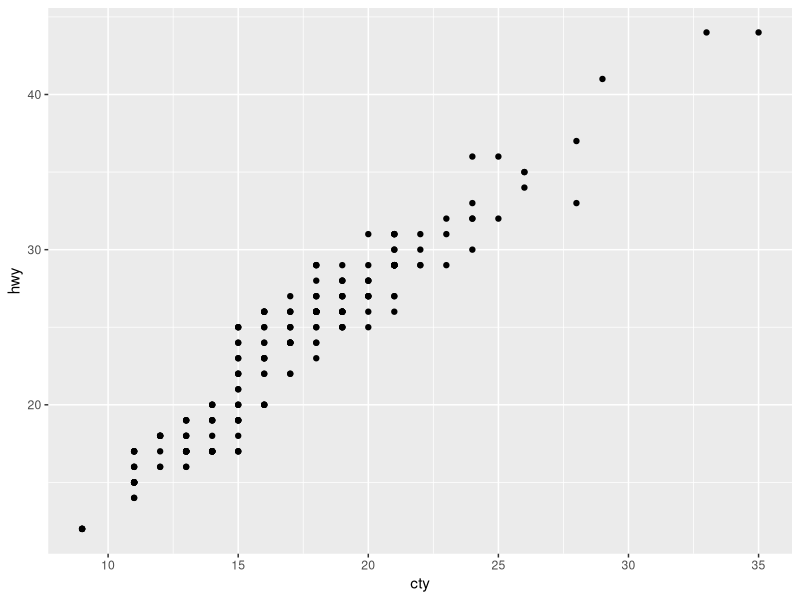
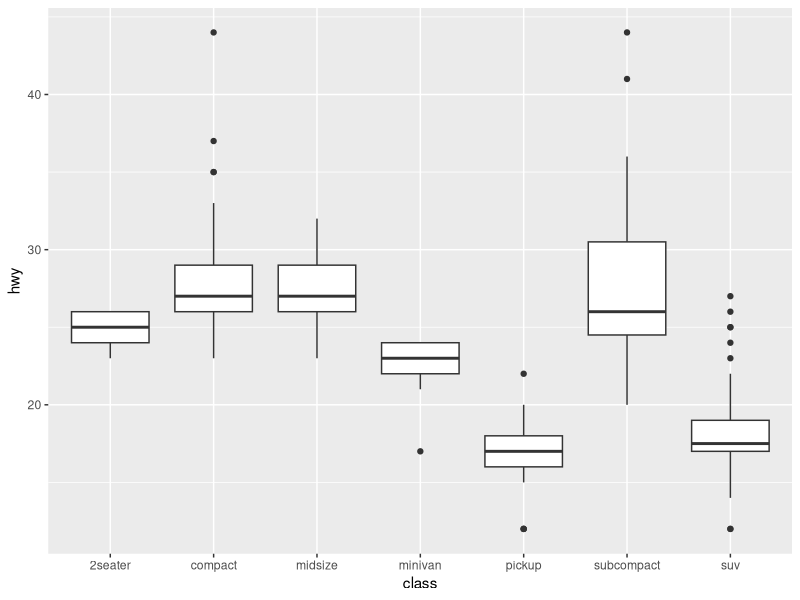
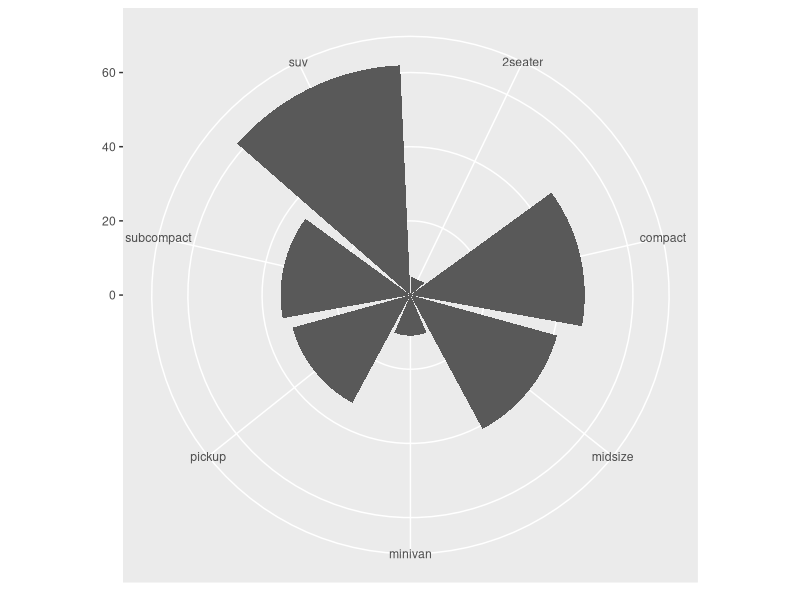
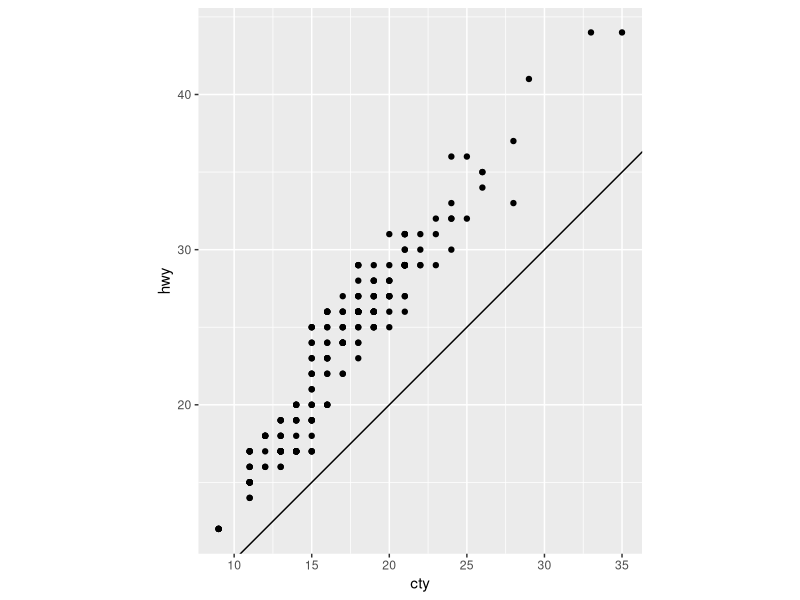

Write R code to recreate these figures, in order.
## ---- chunk 1
library(tidyverse)
## ---- chunk 2
ggplot(data = mpg, mapping =aes(x = cty, y = hwy )) +
  geom_point()
## ---- chunk 3

ggplot(data = mpg, mapping = aes(x = class, y = hwy)) +
  geom_boxplot(position = "dodge")
## ---- chunk 4
ggplot(data = mpg) +
  geom_bar(mapping = aes(x =class, fill = hwy)) +
  theme(aspect.ratio = 1) +
  labs(x = NULL, y = NULL) +
  coord_polar()
## ---- chunk 5
ggplot(data = mpg, mapping =aes(x = cty, y = hwy )) +
  geom_point() +
  geom_abline() +
  coord_fixed()
